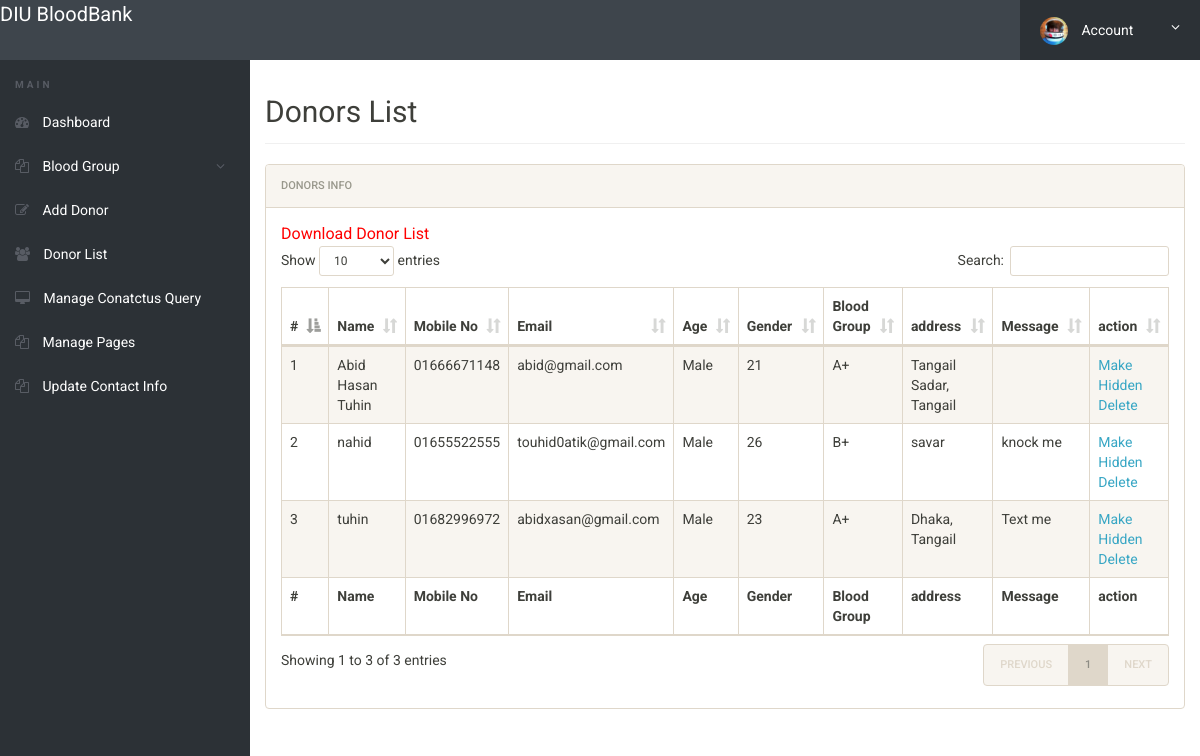
/admin/donor-list.php (signed in), run on the app's committed database.
### tables this page shows
CREATE TABLE `tblblooddonars` (
  `id` int(11) NOT NULL,
  `FullName` varchar(100) DEFAULT NULL,
  `MobileNumber` char(11) DEFAULT NULL,
  `EmailId` varchar(100) DEFAULT NULL,
  `Gender` varchar(20) DEFAULT NULL,
  `Age` int(11) DEFAULT NULL,
  `BloodGroup` varchar(20) DEFAULT NULL,
  `Address` varchar(255) DEFAULT NULL,
  `Message` mediumtext DEFAULT NULL,
  `PostingDate` timestamp NOT NULL DEFAULT current_timestamp(),
  `status` int(1) DEFAULT NULL
);

### admin/donor-list.php (the view, shortened to what this page needs)
<?php
include('includes/config.php');
if(strlen($_SESSION['alogin'])==0)
	{
header('location:index.php');
}
else{
 ?>
<!doctype html>
<html lang="en" class="no-js">
<head>
	<link rel="stylesheet" href="css/font-awesome.min.css">
	<link rel="stylesheet" href="css/bootstrap.min.css">
	<link rel="stylesheet" href="css/dataTables.bootstrap.min.css">
	<link rel="stylesheet" href="css/bootstrap-social.css">
	<link rel="stylesheet" href="css/bootstrap-select.css">
	<link rel="stylesheet" href="css/fileinput.min.css">
	<link rel="stylesheet" href="css/awesome-bootstrap-checkbox.css">
	<link rel="stylesheet" href="css/style.css">
</head>
<body>
	<?php include('includes/header.php');?>
	<div class="ts-main-content">
		<?php include('includes/leftbar.php');?>
		<div class="content-wrapper">
			<div class="container-fluid">
				<div class="row">
					<div class="col-md-12">
						<h2 class="page-title">Donors List</h2>
						<div class="panel panel-default">
							<div class="panel-heading">Donors Info</div>
							<div class="panel-body">
				<a href="download-records.php" style="color:red; font-size:16px;">Download Donor List</a>
								<table id="zctb" class="display table table-striped table-bordered table-hover" cellspacing="0" width="100%">
									<thead>
										<tr>
										<th>#</th>
											<th>Name</th>
											<th>Mobile No</th>
											<th>Email</th>
											<th>Age</th>
											<th>Gender</th>
											<th>Blood Group</th>
											<th>address</th>
											<th>Message </th>
											<th>action </th>
										</tr>
									</thead>
									<tfoot>
										<tr>
										<th>#</th>
										<th>Name</th>
											<th>Mobile No</th>
											<th>Email</th>
											<th>Age</th>
											<th>Gender</th>
											<th>Blood Group</th>
											<th>address</th>
											<th>Message </th>
											<th>action </th>
										</tr>
									</tfoot>
									<tbody>
<?php $sql = "SELECT * from  tblblooddonars ";
$query = $dbh -> prepare($sql);
$query->execute();
$results=$query->fetchAll(PDO::FETCH_OBJ);
$cnt=1;
if($query->rowCount() > 0)
{
foreach($results as $result)
{				?>
										<tr>
											<td><?php echo htmlentities($cnt);?></td>
											<td><?php echo htmlentities($result->FullName);?></td>
											<td><?php echo htmlentities($result->MobileNumber);?></td>
											<td><?php echo htmlentities($result->EmailId);?></td>
											<td><?php echo htmlentities($result->Gender);?></td>
											<td><?php echo htmlentities($result->Age);?></td>
											<td><?php echo htmlentities($result->BloodGroup);?></td>
											<td><?php echo htmlentities($result->Address);?></td>
											<td><?php echo htmlentities($result->Message);?></td>
										<td>
<?php if($result->status==1)
{?>
<a href="donor-list.php?hidden=<?php echo htmlentities($result->id);?>" onclick="return confirm('Do you really want to hiidden this detail')"> Make Hidden</a>
<?php } else {?>
<a href="donor-list.php?public=<?php echo htmlentities($result->id);?>" onclick="return confirm('Do you really want to Public this detail')"> Make Public</a>
<?php } ?>
<a href="donor-list.php?del=<?php echo htmlentities($result->id);?>" onclick="return confirm('Do you really want to delete this record')"> Delete</a>
</td>
										</tr>
										<?php $cnt=$cnt+1; }} ?>
									</tbody>
								</table>
							</div>
						</div>
					</div>
				</div>
			</div>
		</div>
	</div>
</body>
</html>
<?php } ?>

### admin/css/style.css (style rules this page uses)
html { font-size: 14px; }
@media only screen and (min-width: 480px) { html { font-size: 17px; } }
@media only screen and (min-width: 768px) { html { font-size: 14px; } }
body { font-size: 1em; }
a { color: #37a6c4; }
.panel { overflow: hidden; }
.page-title { padding-bottom: 15px; margin-bottom: 20px; border-bottom: 1px solid #f0f0f0; }
.ts-main-content .content-wrapper { padding-top: 15px; margin-top: 60px; }
@media only screen and (min-width: 992px) { .ts-main-content .content-wrapper { margin-left: 250px; } }

### data on the page
tblblooddonars: FullName "Abid Hasan Tuhin", MobileNumber "01666671148", EmailId "abid@gmail.com", Gender "Male", Age "21", BloodGroup "A+", Address "Tangail Sadar, Tangail"
tblblooddonars: FullName "nahid", MobileNumber "01655522555", EmailId "touhid0atik@gmail.com", Gender "Male", Age "26", BloodGroup "B+", Address "savar", Message "knock me"
tblblooddonars: FullName "tuhin", MobileNumber "01682996972", EmailId "abidxasan@gmail.com", Gender "Male", Age "23", BloodGroup "A+", Address "Dhaka, Tangail", Message "Text me"
